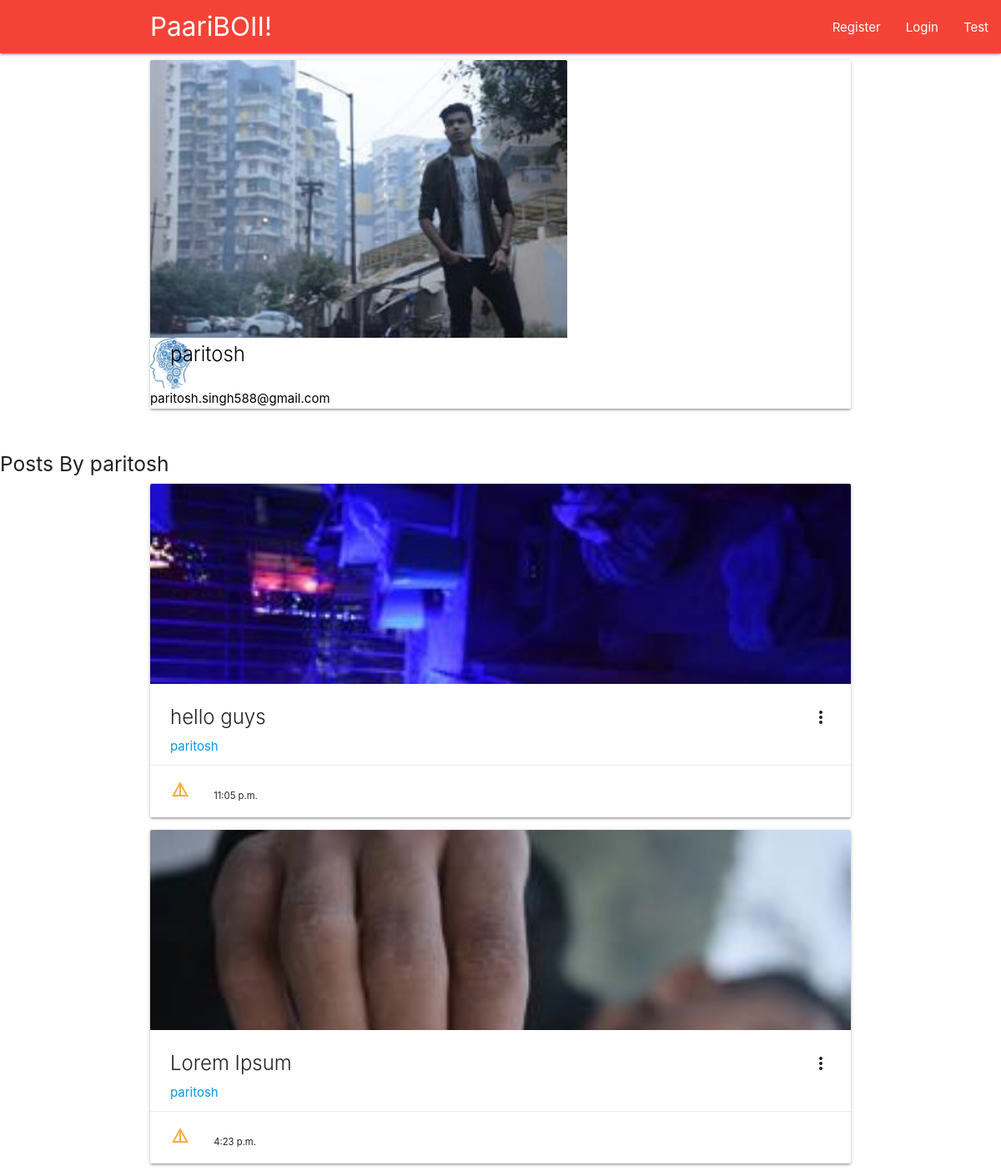
The app's page /profile/1 with its own data.
### network/models.py (models this page shows, shortened)
class Profile(models.Model):
    user = models.OneToOneField(User, on_delete = models.CASCADE, default =1)
    image = models.ImageField(default ='default_profile.jpg', upload_to ='profile_pics')
    profile_cover = models.ImageField(default='default_cover_pic.jpg', upload_to='cover_pics')
    bio = models.TextField(max_length = 288, blank= True)

class Post(models.Model):
    title = models.CharField(max_length = 100)
    content = models.TextField()
    created_on = models.TimeField(auto_now = True)
    author = models.ForeignKey(User, on_delete = models.CASCADE,)
    image = models.ImageField(default = 'default.jpg',upload_to = 'post_pics',)

### network/views.py (the view)
# urls.py: path('profile/<int:pk>',user_views.ProfileDetail.as_view(),name = 'profile_detail'),
class ProfileDetail(DetailView):
    model = Profile
    def get_context_data(self, **kwargs):
        context = super().get_context_data(**kwargs)
        context['posts'] = Post.objects.all()
        return context

### network/templates/network/profile_detail.html (shortened to what this page needs)
{% extends "network/base.html"%}
{% block content %}
<div class = "container">
    <div class="col s12 m7 l3">
        <div class="card">
          <div class="card-image">
              <img src="{{ object.profile_cover.url }}" class="background" style="width:500px; hieght:500px">
              <a href="#user"><img  style="border-radius: 50%;width:50px; hieght:50px" src="{{ object.image.url }}"></a>
              <a href="#name"><span class="black-text name card-title" >{{ object.user.username}}</span></a>
        </div>
            <a href="#email"><span class="black-text email">{{ object.user.email }}</span></a>
    </div>
</div>
    </div>
    <br>
    <h5>Posts By {{ object.user.username}}</h5>
    <div class="container col s12 m7 l3">
     {% for post in posts %}
     {% if object.user == post.author%}
            <div class = "col s12 m6 l4">
                <div class="card medium">
                    <div class="card-image waves-effect waves-block waves-light">
                        <img class="activator" src="{{post.image.url}}">
                    </div>
                    <div class="card-content">
                        <span class="card-title activator grey-text text-darken-4">{{post.title}}
                            <i href= "#" class="material-icons right tooltipped" data-position="bottom" data-tooltip="Open Card">more_vert</i></span>
                        <p><a href="{% url 'network:profile_detail' post.author.profile.id %}">{{post.author.username}}</a></p>
                        <br>
                        <p class = "card-action"><a href = "{% url 'network:post_detail' post.id %}"><i class = "material-icons">details</i></a>
                        <small class = ".bottomleft">{{ post.created_on}}</small>
                    </div>
                </div>
            </div>
            {% endif %}
            {% endfor %}
    </div>
{% endblock%}

### records on screen
Profile: profile_cover (picture), image (picture), user.username "paritosh", user.email "paritosh.singh588@gmail.com"
Post: image (picture), title "hello guys", author.username "paritosh", created_on "11:05 p.m."
Post: image (picture), title "Lorem Ipsum", author.username "paritosh", created_on "4:23 p.m."
